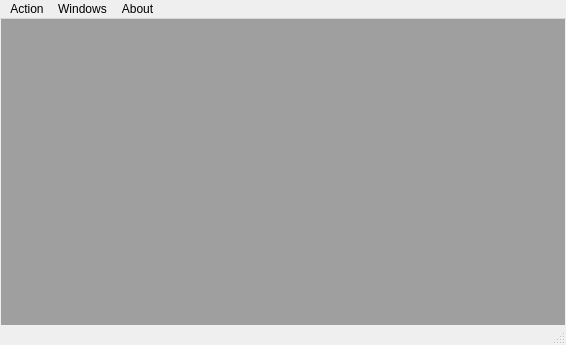
<?xml version="1.0" encoding="UTF-8"?>
<ui version="4.0">
 <class>tsm_mw</class>
 <widget class="QMainWindow" name="tsm_mw">
  <property name="geometry">
   <rect>
    <x>0</x>
    <y>0</y>
    <width>566</width>
    <height>345</height>
   </rect>
  </property>
  <property name="windowTitle">
   <string>SQL monitor</string>
  </property>
  <property name="windowIcon">
   <iconset resource="icons.qrc">
    <normaloff>:/icons/search.png</normaloff>:/icons/search.png</iconset>
  </property>
  <widget class="QWidget" name="centralWidget">
   <layout class="QHBoxLayout" name="horizontalLayout">
    <property name="spacing">
     <number>5</number>
    </property>
    <property name="leftMargin">
     <number>1</number>
    </property>
    <property name="topMargin">
     <number>0</number>
    </property>
    <property name="rightMargin">
     <number>1</number>
    </property>
    <property name="bottomMargin">
     <number>0</number>
    </property>
    <item>
     <widget class="QMdiArea" name="mdiArea">
      <property name="enabled">
       <bool>true</bool>
      </property>
      <property name="autoFillBackground">
       <bool>true</bool>
      </property>
      <property name="activationOrder">
       <enum>QMdiArea::CreationOrder</enum>
      </property>
      <property name="viewMode">
       <enum>QMdiArea::SubWindowView</enum>
      </property>
      <property name="documentMode">
       <bool>false</bool>
      </property>
      <property name="tabsClosable">
       <bool>true</bool>
      </property>
      <property name="tabsMovable">
       <bool>true</bool>
      </property>
      <property name="tabShape">
       <enum>QTabWidget::Rounded</enum>
      </property>
     </widget>
    </item>
   </layout>
  </widget>
  <widget class="QMenuBar" name="menuBar">
   <property name="geometry">
    <rect>
     <x>0</x>
     <y>0</y>
     <width>566</width>
     <height>22</height>
    </rect>
   </property>
   <widget class="QMenu" name="menuFile">
    <property name="title">
     <string>Action</string>
    </property>
    <addaction name="actionConnection"/>
    <addaction name="separator"/>
    <addaction name="actionNew_ts_mon"/>
    <addaction name="separator"/>
    <addaction name="actionSettings"/>
    <addaction name="separator"/>
    <addaction name="actionExit"/>
   </widget>
   <widget class="QMenu" name="menuAbout">
    <property name="title">
     <string>About</string>
    </property>
    <addaction name="separator"/>
   </widget>
   <widget class="QMenu" name="menuWindows">
    <property name="title">
     <string>Windows</string>
    </property>
    <addaction name="actionClose_all"/>
   </widget>
   <addaction name="menuFile"/>
   <addaction name="menuWindows"/>
   <addaction name="menuAbout"/>
  </widget>
  <widget class="QStatusBar" name="statusBar">
   <property name="sizePolicy">
    <sizepolicy hsizetype="Preferred" vsizetype="Minimum">
     <horstretch>0</horstretch>
     <verstretch>0</verstretch>
    </sizepolicy>
   </property>
   <property name="maximumSize">
    <size>
     <width>16777215</width>
     <height>20</height>
    </size>
   </property>
  </widget>
  <action name="actionNew_ts_mon">
   <property name="text">
    <string>New ts mon</string>
   </property>
   <property name="shortcut">
    <string>Ctrl+N</string>
   </property>
  </action>
  <action name="actionExit">
   <property name="text">
    <string>Exit</string>
   </property>
   <property name="shortcut">
    <string>Ctrl+Q</string>
   </property>
  </action>
  <action name="actionAbout_appication">
   <property name="text">
    <string>About appication</string>
   </property>
  </action>
  <action name="actionAbout_QT">
   <property name="text">
    <string>About QT</string>
   </property>
  </action>
  <action name="actionSettings">
   <property name="text">
    <string>Settings</string>
   </property>
   <property name="shortcut">
    <string>Ctrl+S</string>
   </property>
  </action>
  <action name="actionConnection">
   <property name="text">
    <string>Connection</string>
   </property>
   <property name="shortcut">
    <string>Ctrl+Shift+C</string>
   </property>
  </action>
  <action name="actionClose_all">
   <property name="text">
    <string>Close all</string>
   </property>
  </action>
 </widget>
 <layoutdefault spacing="6" margin="11"/>
 <resources>
  <include location="icons.qrc"/>
 </resources>
 <connections>
  <connection>
   <sender>actionExit</sender>
   <signal>triggered(bool)</signal>
   <receiver>tsm_mw</receiver>
   <slot>close()</slot>
   <hints>
    <hint type="sourcelabel">
     <x>-1</x>
     <y>-1</y>
    </hint>
    <hint type="destinationlabel">
     <x>278</x>
     <y>195</y>
    </hint>
   </hints>
  </connection>
 </connections>
</ui>
